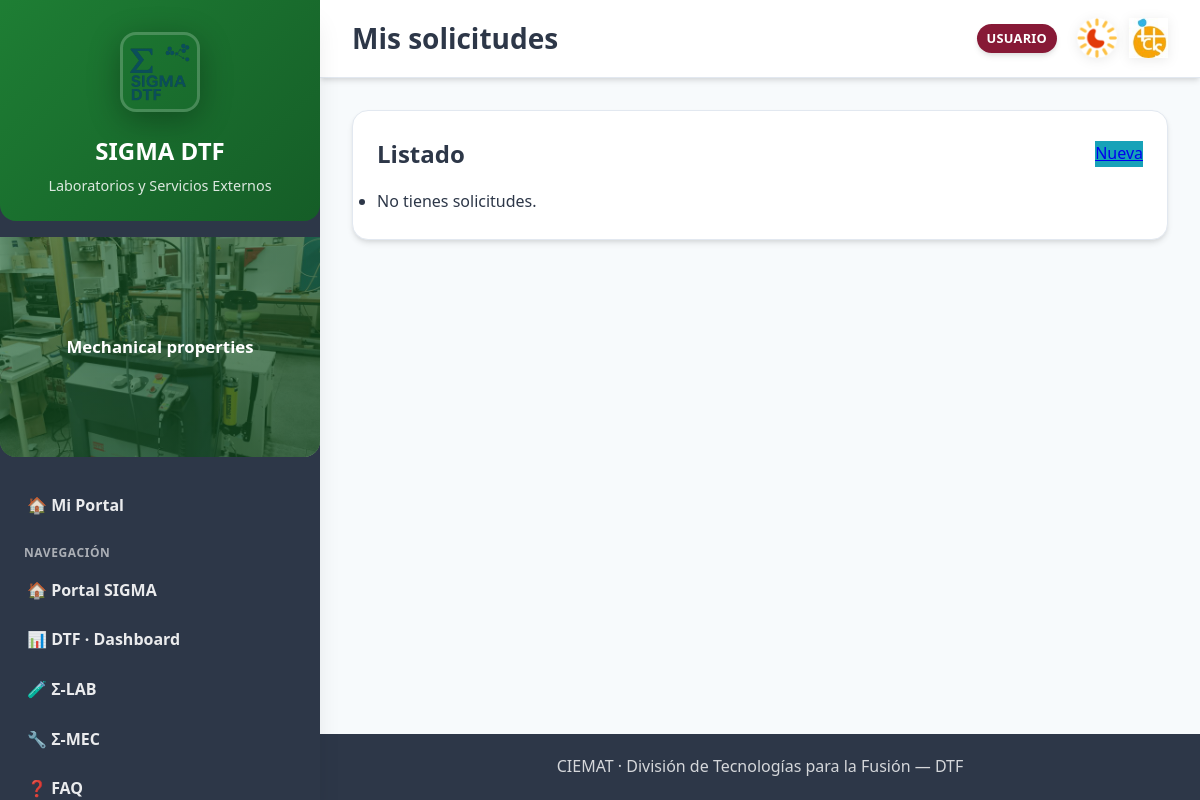
Page /dtf/lab/requests/mine/ (signed in) on the earlier database version.
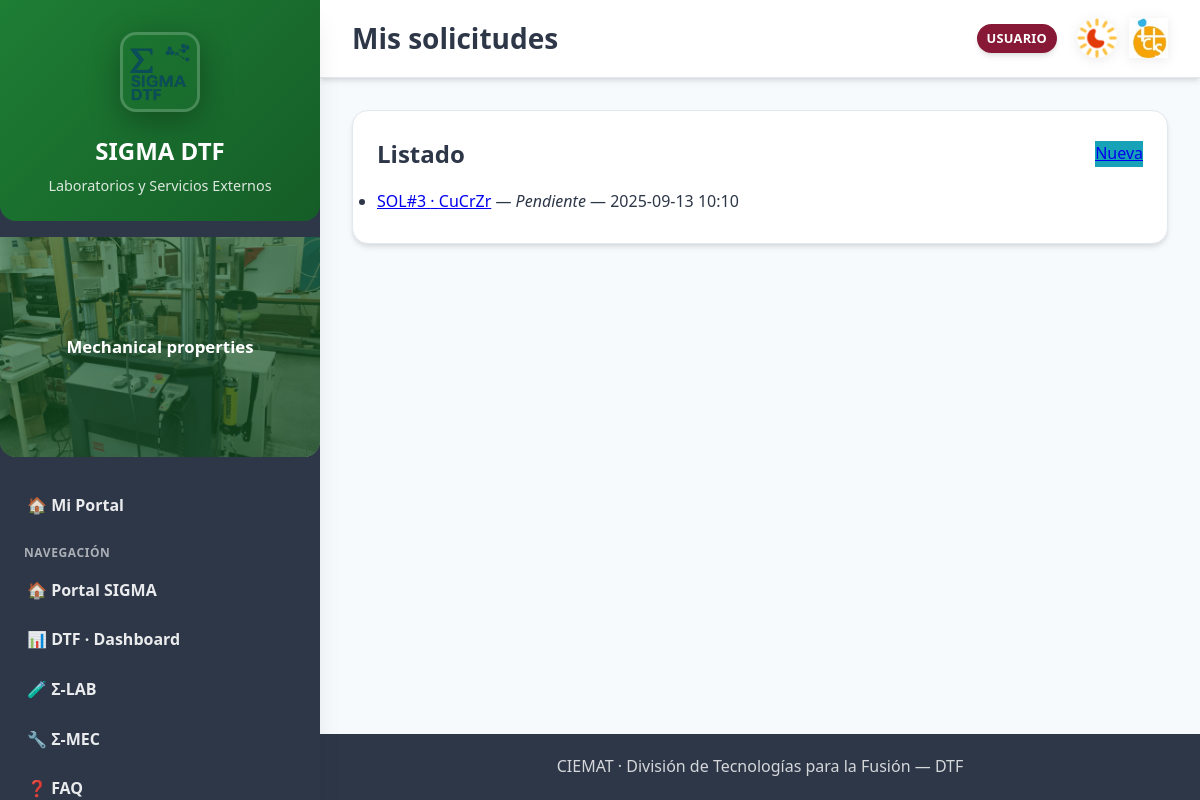
Same page on the later database version.
### sigmalab/models.py (models this page shows, shortened)
class Solicitud(models.Model):
    class Estado(models.TextChoices):
        PENDIENTE  = "pendiente",  "Pendiente"
        ACEPTADA   = "aceptada",   "Aceptada"
        RECHAZADA  = "rechazada",  "Rechazada"
        EN_CURSO   = "en_curso",   "En curso"
        FINALIZADA = "finalizada", "Finalizada"
    solicitante = models.ForeignKey(
        settings.AUTH_USER_MODEL, on_delete=models.PROTECT, related_name="solicitudes"
    )
    tecnico_asignado = models.ForeignKey(
        settings.AUTH_USER_MODEL,
        on_delete=models.PROTECT,
        null=True,
        blank=True,
        related_name="solicitudes_asignadas",
    )
    material = models.CharField(max_length=200, blank=True)
    procedencia = models.CharField(max_length=200, blank=True)
    tratamiento_previo = models.CharField(max_length=200, blank=True)
    requisitos_finales = models.TextField(blank=True)
    observaciones = models.TextField(blank=True)
    corte = models.BooleanField(default=False)
    empastillado = models.BooleanField(default=False)
    lijado = models.BooleanField(default=False)
    pulido = models.BooleanField(default=False)
    electropulido = models.BooleanField(default=False)
    trat_quimico = models.BooleanField(default=False)
    trat_termico = models.BooleanField(default=False)
    estado = models.CharField(max_length=20, choices=Estado.choices, default=Estado.PENDIENTE)
    codigo_muestra = models.CharField(
        max_length=20, blank=True, null=True, help_text="Se puede asignar al aceptar (p.ej. 25-001)"
    )
    creado_en = models.DateTimeField(auto_now_add=True)
    actualizado_en = models.DateTimeField(auto_now=True)
    aceptado_en = models.DateTimeField(null=True, blank=True)
    finalizado_en = models.DateTimeField(null=True, blank=True)
    class Meta:
        ordering = ["-creado_en"]
        verbose_name = "Solicitud"
        verbose_name_plural = "Solicitudes"

### sigmalab/views_requests.py (the view)
# urls.py: path("requests/mine/", req.mis_solicitudes,   name="mis-solicitudes"),
@login_required_dtf
def mis_solicitudes(request):
    qs = Solicitud.objects.filter(solicitante=request.user).order_by("-creado_en")
    return render(request, "sigmalab/solicitudes/mis_solicitudes.html", {"solicitudes": qs})

### icts/context_processors.py (called while the page is built)
def icts_ui(request):
    user = request.user
    role = ""
    if user.is_authenticated:
        if user.is_superuser:
            role = "Admin"
        elif user.groups.filter(name__iexact="managers").exists():
            role = "Manager"
        elif user.groups.filter(name__iexact="responsables").exists():
            role = "Responsable"
        elif user.groups.filter(name__iexact="revisores").exists():
            role = "Revisor"
        else:
            role = "Usuario"
    return {"icts_role_name": role}

### sigmalab/context_processors.py (called while the page is built)
def lab_role(request):
    role = None
    if request.user.is_authenticated:
        if (request.user.is_superuser
            or request.user.groups.filter(name="Técnicos Σ-LAB").exists()):
            role = "TECNICO"
        else:
            role = "USUARIO"
    return {"LAB_ROLE": role}

### sigmalab/templates/sigmalab/solicitudes/mis_solicitudes.html (shortened to what this page needs)
{% extends "base_dtf.html" %}
{% block page_title %}Mis solicitudes{% endblock %}
{% block content %}
<div class="card">
  <div style="display:flex; justify-content:space-between; align-items:center">
    <h2 style="margin:0">Listado</h2>
    <a class="cta" href="{% url 'sigmalab:nueva-solicitud' %}" style="background:var(--accent)">Nueva</a>
  </div>
  <ul style="margin-top:1rem;">
    {% for s in solicitudes %}
      <li style="margin:.25rem 0">
        <a href="{% url 'sigmalab:detalle-solicitud' s.pk %}">SOL#{{ s.pk }} · {{ s.material|default:"(sin material)" }}</a>
        — <em>{{ s.get_estado_display }}</em> — {{ s.creado_en|date:"Y-m-d H:i" }}
      </li>
    {% empty %}
      <li>No tienes solicitudes.</li>
    {% endfor %}
  </ul>
</div>
{% endblock %}

### templates/base_dtf.html (shortened to what this page needs)
{% load static %}
<!doctype html>
<html lang="es">
  <head>
  </head>
  <body>
    <div class="app">
      <aside class="sidebar">
        <div class="sidebar-header">
          <img class="logo" src="/media/Logos/logo_sigma_dtf.png" alt="SIGMA DTF">
          <div class="brand-title">SIGMA DTF</div>
          <div class="brand-sub">Laboratorios y Servicios Externos</div>
        </div>
        <div class="banner" id="dtfBanner">
          <div class="slide active" style="background-image:url('/media/mec/Mechanical-properties.jpg')"><div class="overlay"><div class="banner-text">Mechanical properties</div></div></div>
        </div>
        <nav class="nav">
          <a class="nav-item" href="{% url 'portal:home' %}">🏠 Mi Portal</a>
          <div class="nav-title">Navegación</div>
          <a class="nav-item" href="/">🏠 Portal SIGMA</a>
          <a class="nav-item" href="/dtf/">📊 DTF · Dashboard</a>
          <a class="nav-item" href="/dtf/lab/">🧪 Σ-LAB</a>
          <a class="nav-item" href="/dtf/mec/">🔧 Σ-MEC</a>
          <a class="nav-item" href="/faq/">❓ FAQ</a>
        </nav>
      </aside>
      <main class="main">
        <header class="header">
          <div class="header-inner">
            <h1 class="title">{% block page_title %}Σ SIGMA DTF{% endblock %}</h1>
            <div class="logos">
              {% block top_right_logos %}
                  {% if LAB_ROLE %}
                <span class="role-badge {% if LAB_ROLE == 'TECNICO' %}tech{% else %}user{% endif %}">
                 {{ LAB_ROLE }}
                 </span>
                {% endif %}
              <img src="/media/Logos/logo_sol.png" alt="LNF">
              <img src="/media/Logos/sol_icts.png.jpg" alt="ICTS">
              {% endblock %}
            </div>
          </div>
        </header>
        <section class="content">
          {% block content %}{% endblock %}
        </section>
        <footer class="footer">
          CIEMAT · División de Tecnologías para la Fusión — DTF
        </footer>
      </main>
    </div>
  </body>
</html>

Differences in the rows shown:
added Solicitud: pk "3", material "CuCrZr", estado "Pendiente", creado_en "2025-09-13 10:10"
Other differences:
text no longer shown: "No tienes solicitudes."
